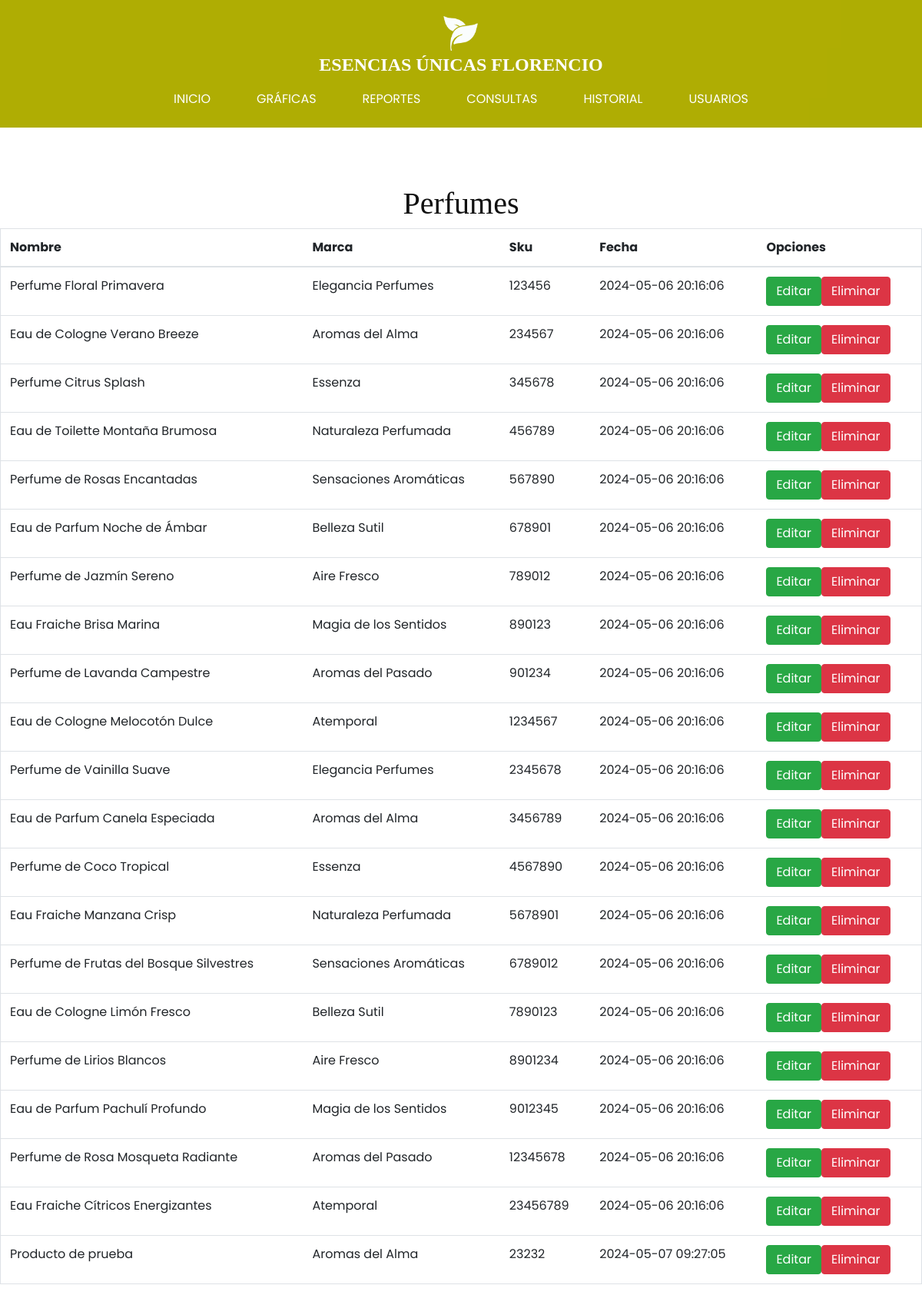
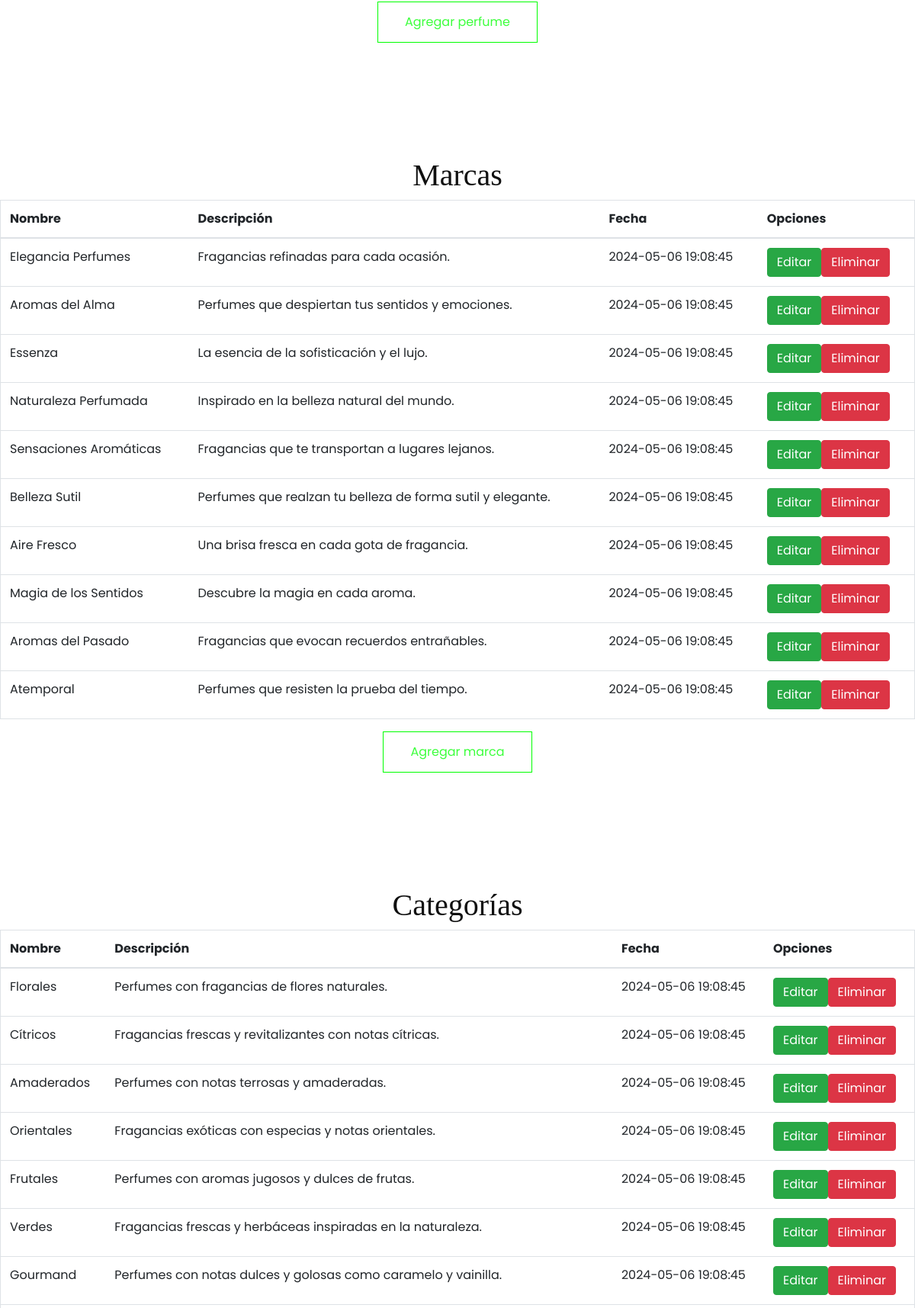
/consultas.php (upper part), run on the app's committed database (2 pictures, top to bottom).
### tables this page shows
CREATE TABLE `productos_t` (
  `ID_PD` int(11) NOT NULL,
  `NOMBRE_PD` varchar(200) DEFAULT NULL,
  `NOMBRE_INTERNO_PD` varchar(200) DEFAULT NULL,
  `DESCRIPCION_PD` varchar(500) DEFAULT NULL,
  `SKU_PD` int(11) DEFAULT NULL,
  `MARCAS_PD` int(11) DEFAULT NULL,
  `CATEGORIA_PD` int(11) DEFAULT NULL,
  `SUBCATEGORIA_PD` int(11) DEFAULT NULL,
  `PRECIO_PD` double DEFAULT NULL,
  `FECHA_ALTA_PD` datetime DEFAULT NULL,
  `ESTATUS_PD` int(11) DEFAULT NULL
);

CREATE TABLE `marcas_t` (
  `ID_M` int(11) NOT NULL,
  `NOMBRE_M` varchar(200) DEFAULT NULL,
  `DESCRIPCION_M` varchar(200) DEFAULT NULL,
  `FECHA_ALTA_M` datetime DEFAULT NULL,
  `ESTATUS_M` int(11) DEFAULT NULL
);

CREATE TABLE `categorias_t` (
  `ID_CT` int(11) NOT NULL,
  `NOMBRE_CT` varchar(150) DEFAULT NULL,
  `DESCRIPCION_CT` varchar(200) DEFAULT NULL,
  `FECHA_ALTA_CT` datetime DEFAULT NULL,
  `ESTATUS_CT` int(11) DEFAULT NULL
);

### consultas.php (the view, shortened to what this page needs)
<!DOCTYPE html>
<html>
<head>
  <link rel="stylesheet" type="text/css"
    href="https://cdnjs.cloudflare.com/ajax/libs/OwlCarousel2/2.1.3/assets/owl.carousel.min.css" />
  <link rel="stylesheet" type="text/css" href="css/bootstrap.css" />
  <link href="css/style.css" rel="stylesheet" />
  <link href="css/responsive.css" rel="stylesheet" />
</head>
<body class="sub_page">
  <?php
    include 'conn.php';
  ?>
  <div class="hero_area">
    <header class="header_section">
      <div class="container-fluid">
        <nav class="navbar navbar-expand-lg custom_nav-container pt-3">
          <a class="navbar-brand" href="index.html">
            <img src="images/logo.png" alt="" />
            <span>
                Esencias Únicas Florencio
            </span>
          </a>
          <div class="collapse navbar-collapse" id="navbarSupportedContent">
            <div class="d-flex ml-auto flex-column flex-lg-row align-items-center">
              <ul class="navbar-nav  ">
                <li class="nav-item">
                  <a class="nav-link" href="inicio.php">Inicio <span class="sr-only">(current)</span></a>
                </li>
                <li class="nav-item active">
                    <a class="nav-link" href="graficas.php"> Gráficas </a>
                </li>
                <li class="nav-item">
                  <a class="nav-link" href="about.html"> Reportes </a>
                </li>
                <li class="nav-item">
                  <a class="nav-link" href="consultas.php"> Consultas </a>
                </li>
                <li class="nav-item">
                  <a class="nav-link" href="historial.php"> Historial </a>
                </li>
                <li class="nav-item">
                  <a class="nav-link" href="usuarios.php">Usuarios</a>
                </li>
              </ul>
            </div>
          </div>
        </nav>
      </div>
    </header>
  </div>
 <section class="about_section layout_padding">
    <h1 class="text-center">Perfumes</h1>
        <table class="table table-hover border">
            <thead>
                <tr>
                    <th scope="col">Nombre</th>
                    <th scope="col">Marca</th>
                    <th scope="col">Sku</th>
                    <th scope="col">Fecha</th>
                    <th scope="col">Opciones</th>
                </tr>
            </thead>
            <tbody>
                <?php
                $sql = "SELECT p.ID_PD, p.NOMBRE_PD, p.SKU_PD, p.FECHA_ALTA_PD, p.NOMBRE_PD, m.NOMBRE_M FROM PRODUCTOS_T p INNER JOIN MARCAS_T m ON m.ID_M = p.MARCAS_PD";
                $resultado = $conn->query($sql);
                if ($resultado->num_rows > 0) {
                    while ($row = $resultado->fetch_assoc()) {
                        echo "<tr>";
                        echo "<td>" . $row['NOMBRE_PD'] . "</td>";
                        echo "<td>" . $row['NOMBRE_M'] . "</td>";
                        echo "<td>" . $row['SKU_PD'] . "</td>";
                        echo "<td>" . $row['FECHA_ALTA_PD'] . "</td>";
                        echo "<td><a href='verProducto.php?id={$row["ID_PD"]}' class='btn btn-success'>Editar</a><a href='eliminarProducto.php?id={$row["ID_PD"]}' class='btn btn-danger'>Eliminar</a></td>";
                        echo "</tr>";
                    }
                } else {
                    echo "<tr><td colspan='5'>No hay registros</td></tr>";
                }
                ?>
            </tbody>
        </table>
        <div class="why_section d-flex justify-content-center">
            <a href="agregarProducto.php">
                Agregar perfume
            </a>
        </div>
    </section>
      <section class="about_section layout_padding">
      <h1 class="text-center">Marcas</h1>
          <table class="table table-hover border">
              <thead>
                  <tr>
                      <th scope="col">Nombre</th>
                      <th scope="col">Descripción</th>
                      <th scope="col">Fecha</th>
                      <th scope="col">Opciones</th>
                  </tr>
              </thead>
              <tbody>
                  <?php
                  $sql = "SELECT ID_M, NOMBRE_M, DESCRIPCION_M, FECHA_ALTA_M FROM MARCAS_T";
                  $resultado = $conn->query($sql);
                  if ($resultado->num_rows > 0) {
                      while ($row = $resultado->fetch_assoc()) {
                          echo "<tr>";
                          echo "<td>" . $row['NOMBRE_M'] . "</td>";
                          echo "<td>" . $row['DESCRIPCION_M'] . "</td>";
                          echo "<td>" . $row['FECHA_ALTA_M'] . "</td>";
                          echo "<td><a href='verMarca.php?id={$row["ID_M"]}' class='btn btn-success'>Editar</a><a href='eliminarMarca.php?id={$row["ID_M"]}' class='btn btn-danger'>Eliminar</a></td>";
                          echo "</tr>";
                      }
                  } else {
                      echo "<tr><td colspan='5'>No hay registros</td></tr>";
                  }
                  ?>
              </tbody>
          </table>
          <div class="why_section d-flex justify-content-center">
                <a href="agregarMarca.php">
                    Agregar marca
                </a>
            </div>
      </section>
<section class="about_section layout_padding">
      <h1 class="text-center">Categorías</h1>
          <table class="table table-hover border">
              <thead>
                  <tr>
                      <th scope="col">Nombre</th>
                      <th scope="col">Descripción</th>
                      <th scope="col">Fecha</th>
                      <th scope="col">Opciones</th>
                  </tr>
              </thead>
              <tbody>
                  <?php
                  $sql = "SELECT ID_CT, NOMBRE_CT, DESCRIPCION_CT, FECHA_ALTA_CT FROM CATEGORIAS_T";
                  $resultado = $conn->query($sql);
                  if ($resultado->num_rows > 0) {
                      while ($row = $resultado->fetch_assoc()) {
                          echo "<tr>";
                          echo "<td>" . $row['NOMBRE_CT'] . "</td>";
                          echo "<td>" . $row['DESCRIPCION_CT'] . "</td>";
                          echo "<td>" . $row['FECHA_ALTA_CT'] . "</td>";
                          echo "<td><a href='verCategoria.php?id={$row["ID_CT"]}' class='btn btn-success'>Editar</a><a href='eliminarCategoria.php?id={$row["ID_CT"]}' class='btn btn-danger'>Eliminar</a></td>";
                          echo "</tr>";
                      }
                  } else {
                      echo "<tr><td colspan='5'>No hay registros</td></tr>";
                  }
                  ?>
              </tbody>
          </table>
      </section>
</body>
</html>

### css/style.css (style rules this page uses)
h1, h2, h3 { font-family: "Ethnocentric"; }
body { font-family: "poppins", sans-serif; color: #101010; background-color: #ffffff; }
.layout_padding { padding: 75px 0; }
.hero_area { height: 98vh; background-image: url(../images/hero.jpg); background-size: cover; background-attachment: fixed; }
.sub_page .hero_area { height: auto; }
.header_section .container-fluid { padding-right: 25px; padding-left: 25px; }
.custom_nav-container.navbar-expand-lg .navbar-nav .nav-link { padding: 10px 30px; color: #ffffff; text-align: center; text-transform: uppercase; }
a, a:hover, a:focus { text-decoration: none; }
.btn, .btn:focus { outline: none !important; -webkit-box-shadow: none; box-shadow: none; }
.navbar-brand, .navbar-brand:hover { text-transform: uppercase; font-weight: bold; font-size: 24px; color: #fafcfd; }
.navbar-brand { display: -webkit-box; display: -ms-flexbox; display: flex; -webkit-box-align: center; -ms-flex-align: center; align-items: center; -webkit-box-orient: vertical; -webkit-box-direction: normal; -ms-flex-direction: column; flex-direction: column; align-items: center; margin-right: 0; }
.navbar-brand img { width: 45px; }
.navbar-brand span { font-size: 24px; font-weight: 700; color: #ffffff; font-family: "Ethnocentric"; }
.custom_nav-container { z-index: 99999; padding: 15px 0; -webkit-box-orient: vertical; -webkit-box-direction: normal; -ms-flex-direction: column; flex-direction: column; -webkit-box-align: center; -ms-flex-align: center; align-items: center; }
.why_section a { display: inline-block; padding: 14px 35px; background-color: transparent; border: 1.5px solid #00ff00; color: #00ff00; color: #3cff3c; }

### data on the page
productos_t: NOMBRE_PD "Perfume Floral Primavera", marcas_t.NOMBRE_M "Elegancia Perfumes", SKU_PD "123456", FECHA_ALTA_PD "2024-05-06 20:16:06"
productos_t: NOMBRE_PD "Eau de Cologne Verano Breeze", marcas_t.NOMBRE_M "Aromas del Alma", SKU_PD "234567", FECHA_ALTA_PD "2024-05-06 20:16:06"
productos_t: NOMBRE_PD "Perfume Citrus Splash", marcas_t.NOMBRE_M "Essenza", SKU_PD "345678", FECHA_ALTA_PD "2024-05-06 20:16:06"
productos_t: NOMBRE_PD "Eau de Toilette Montaña Brumosa", marcas_t.NOMBRE_M "Naturaleza Perfumada", SKU_PD "456789", FECHA_ALTA_PD "2024-05-06 20:16:06"
productos_t: NOMBRE_PD "Perfume de Rosas Encantadas", marcas_t.NOMBRE_M "Sensaciones Aromáticas", SKU_PD "567890", FECHA_ALTA_PD "2024-05-06 20:16:06"
productos_t: NOMBRE_PD "Eau de Parfum Noche de Ámbar", marcas_t.NOMBRE_M "Belleza Sutil", SKU_PD "678901", FECHA_ALTA_PD "2024-05-06 20:16:06"
productos_t: NOMBRE_PD "Perfume de Jazmín Sereno", marcas_t.NOMBRE_M "Aire Fresco", SKU_PD "789012", FECHA_ALTA_PD "2024-05-06 20:16:06"
productos_t: NOMBRE_PD "Eau Fraiche Brisa Marina", marcas_t.NOMBRE_M "Magia de los Sentidos", SKU_PD "890123", FECHA_ALTA_PD "2024-05-06 20:16:06"
productos_t: NOMBRE_PD "Perfume de Lavanda Campestre", marcas_t.NOMBRE_M "Aromas del Pasado", SKU_PD "901234", FECHA_ALTA_PD "2024-05-06 20:16:06"
productos_t: NOMBRE_PD "Eau de Cologne Melocotón Dulce", marcas_t.NOMBRE_M "Atemporal", SKU_PD "1234567", FECHA_ALTA_PD "2024-05-06 20:16:06"
productos_t: NOMBRE_PD "Perfume de Vainilla Suave", marcas_t.NOMBRE_M "Elegancia Perfumes", SKU_PD "2345678", FECHA_ALTA_PD "2024-05-06 20:16:06"
productos_t: NOMBRE_PD "Eau de Parfum Canela Especiada", marcas_t.NOMBRE_M "Aromas del Alma", SKU_PD "3456789", FECHA_ALTA_PD "2024-05-06 20:16:06"
productos_t: NOMBRE_PD "Perfume de Coco Tropical", marcas_t.NOMBRE_M "Essenza", SKU_PD "4567890", FECHA_ALTA_PD "2024-05-06 20:16:06"
productos_t: NOMBRE_PD "Eau Fraiche Manzana Crisp", marcas_t.NOMBRE_M "Naturaleza Perfumada", SKU_PD "5678901", FECHA_ALTA_PD "2024-05-06 20:16:06"
productos_t: NOMBRE_PD "Perfume de Frutas del Bosque Silvestres", marcas_t.NOMBRE_M "Sensaciones Aromáticas", SKU_PD "6789012", FECHA_ALTA_PD "2024-05-06 20:16:06"
productos_t: NOMBRE_PD "Eau de Cologne Limón Fresco", marcas_t.NOMBRE_M "Belleza Sutil", SKU_PD "7890123", FECHA_ALTA_PD "2024-05-06 20:16:06"
productos_t: NOMBRE_PD "Perfume de Lirios Blancos", marcas_t.NOMBRE_M "Aire Fresco", SKU_PD "8901234", FECHA_ALTA_PD "2024-05-06 20:16:06"
productos_t: NOMBRE_PD "Eau de Parfum Pachulí Profundo", marcas_t.NOMBRE_M "Magia de los Sentidos", SKU_PD "9012345", FECHA_ALTA_PD "2024-05-06 20:16:06"
productos_t: NOMBRE_PD "Perfume de Rosa Mosqueta Radiante", marcas_t.NOMBRE_M "Aromas del Pasado", SKU_PD "12345678", FECHA_ALTA_PD "2024-05-06 20:16:06"
productos_t: NOMBRE_PD "Eau Fraiche Cítricos Energizantes", marcas_t.NOMBRE_M "Atemporal", SKU_PD "23456789", FECHA_ALTA_PD "2024-05-06 20:16:06"
productos_t: NOMBRE_PD "Producto de prueba", marcas_t.NOMBRE_M "Aromas del Alma", SKU_PD "23232", FECHA_ALTA_PD "2024-05-07 09:27:05"
marcas_t: NOMBRE_M "Elegancia Perfumes", DESCRIPCION_M "Fragancias refinadas para cada ocasión.", FECHA_ALTA_M "2024-05-06 19:08:45"
marcas_t: NOMBRE_M "Aromas del Alma", DESCRIPCION_M "Perfumes que despiertan tus sentidos y emociones.", FECHA_ALTA_M "2024-05-06 19:08:45"
marcas_t: NOMBRE_M "Essenza", DESCRIPCION_M "La esencia de la sofisticación y el lujo.", FECHA_ALTA_M "2024-05-06 19:08:45"
marcas_t: NOMBRE_M "Naturaleza Perfumada", DESCRIPCION_M "Inspirado en la belleza natural del mundo.", FECHA_ALTA_M "2024-05-06 19:08:45"
marcas_t: NOMBRE_M "Sensaciones Aromáticas", DESCRIPCION_M "Fragancias que te transportan a lugares lejanos.", FECHA_ALTA_M "2024-05-06 19:08:45"
marcas_t: NOMBRE_M "Belleza Sutil", DESCRIPCION_M "Perfumes que realzan tu belleza de forma sutil y elegante.", FECHA_ALTA_M "2024-05-06 19:08:45"
marcas_t: NOMBRE_M "Aire Fresco", DESCRIPCION_M "Una brisa fresca en cada gota de fragancia.", FECHA_ALTA_M "2024-05-06 19:08:45"
marcas_t: NOMBRE_M "Magia de los Sentidos", DESCRIPCION_M "Descubre la magia en cada aroma.", FECHA_ALTA_M "2024-05-06 19:08:45"
marcas_t: NOMBRE_M "Aromas del Pasado", DESCRIPCION_M "Fragancias que evocan recuerdos entrañables.", FECHA_ALTA_M "2024-05-06 19:08:45"
marcas_t: NOMBRE_M "Atemporal", DESCRIPCION_M "Perfumes que resisten la prueba del tiempo.", FECHA_ALTA_M "2024-05-06 19:08:45"
categorias_t: NOMBRE_CT "Florales", DESCRIPCION_CT "Perfumes con fragancias de flores naturales.", FECHA_ALTA_CT "2024-05-06 19:08:45"
categorias_t: NOMBRE_CT "Cítricos", DESCRIPCION_CT "Fragancias frescas y revitalizantes con notas cítricas.", FECHA_ALTA_CT "2024-05-06 19:08:45"
categorias_t: NOMBRE_CT "Amaderados", DESCRIPCION_CT "Perfumes con notas terrosas y amaderadas.", FECHA_ALTA_CT "2024-05-06 19:08:45"
categorias_t: NOMBRE_CT "Orientales", DESCRIPCION_CT "Fragancias exóticas con especias y notas orientales.", FECHA_ALTA_CT "2024-05-06 19:08:45"
categorias_t: NOMBRE_CT "Frutales", DESCRIPCION_CT "Perfumes con aromas jugosos y dulces de frutas.", FECHA_ALTA_CT "2024-05-06 19:08:45"
categorias_t: NOMBRE_CT "Verdes", DESCRIPCION_CT "Fragancias frescas y herbáceas inspiradas en la naturaleza.", FECHA_ALTA_CT "2024-05-06 19:08:45"
categorias_t: NOMBRE_CT "Gourmand", DESCRIPCION_CT "Perfumes con notas dulces y golosas como caramelo y vainilla.", FECHA_ALTA_CT "2024-05-06 19:08:45"
